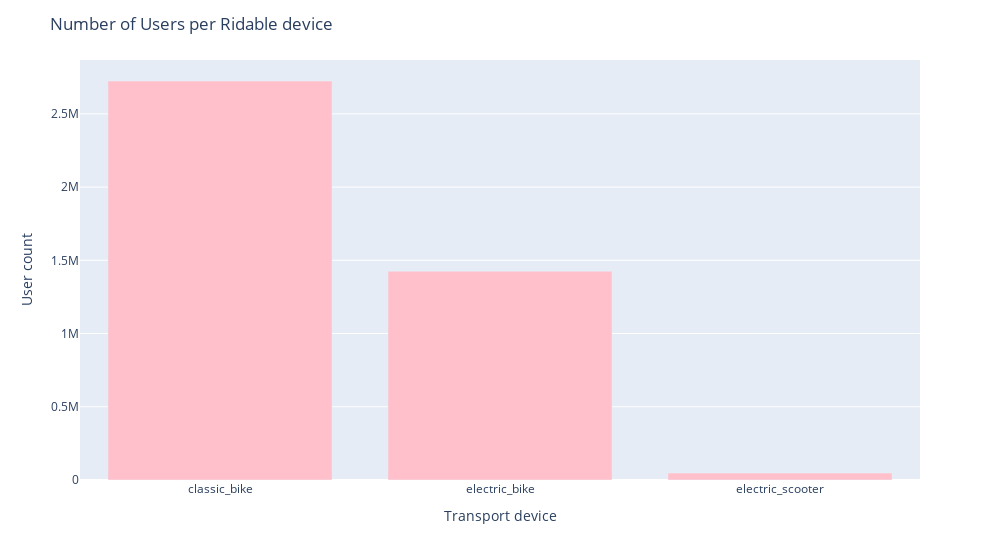

The notebook cell this image was saved under:
### Code cell
rideable_types_bar = px.bar(
    rideable_types,
    width=1000,
    color_discrete_sequence=['pink']
)

rideable_types_bar.update_layout(
    xaxis_title='Transport device', 
    yaxis_title='User count', 
    showlegend=False,
    title='Number of Users per Ridable device',    
)

rideable_types_bar.show()

### Figure 1 — Plotly figure (JSON) as saved in the notebook; plotly's stock layout.template omitted (floating-point values rounded to 4 significant figures)
{"data": [{"hovertemplate": "variable=count<br>rideable_type=%{x}<br>value=%{y}<extra></extra>", "legendgroup": "count", "marker": {"color": "pink", "pattern": {"shape": ""}}, "name": "count", "orientation": "v", "showlegend": true, "textposition": "auto", "type": "bar", "x": ["classic_bike", "electric_bike", "electric_scooter"], "xaxis": "x", "y": [2724476, 1426242, 47617], "yaxis": "y"}], "layout": {"barmode": "relative", "legend": {"title": {"text": "variable"}, "tracegroupgap": 0}, "margin": {"t": 60}, "showlegend": false, "title": {"text": "Number of Users per Ridable device"}, "width": 1000, "xaxis": {"anchor": "y", "domain": [0, 1], "title": {"text": "Transport device"}}, "yaxis": {"anchor": "x", "domain": [0, 1], "title": {"text": "User count"}}}}
